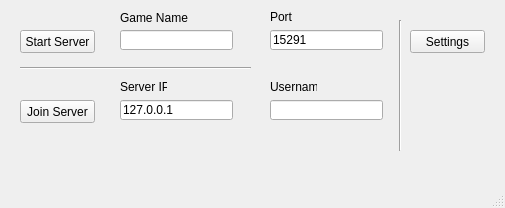
<?xml version="1.0" encoding="UTF-8"?>
<ui version="4.0">
 <class>MainWindow</class>
 <widget class="QMainWindow" name="MainWindow">
  <property name="geometry">
   <rect>
    <x>0</x>
    <y>0</y>
    <width>505</width>
    <height>208</height>
   </rect>
  </property>
  <property name="windowTitle">
   <string>TimeZone</string>
  </property>
  <widget class="QWidget" name="centralwidget">
   <widget class="QPushButton" name="joinServerButton">
    <property name="geometry">
     <rect>
      <x>20</x>
      <y>100</y>
      <width>75</width>
      <height>23</height>
     </rect>
    </property>
    <property name="text">
     <string>Join Server</string>
    </property>
   </widget>
   <widget class="QPushButton" name="startServerButton">
    <property name="geometry">
     <rect>
      <x>20</x>
      <y>30</y>
      <width>75</width>
      <height>23</height>
     </rect>
    </property>
    <property name="text">
     <string>Start Server</string>
    </property>
   </widget>
   <widget class="QLineEdit" name="serverIPEdit">
    <property name="geometry">
     <rect>
      <x>120</x>
      <y>100</y>
      <width>113</width>
      <height>20</height>
     </rect>
    </property>
    <property name="text">
     <string>127.0.0.1</string>
    </property>
   </widget>
   <widget class="QLabel" name="label">
    <property name="geometry">
     <rect>
      <x>120</x>
      <y>80</y>
      <width>47</width>
      <height>13</height>
     </rect>
    </property>
    <property name="text">
     <string>Server IP</string>
    </property>
   </widget>
   <widget class="QLineEdit" name="usernameEdit">
    <property name="geometry">
     <rect>
      <x>270</x>
      <y>100</y>
      <width>113</width>
      <height>20</height>
     </rect>
    </property>
    <property name="text">
     <string/>
    </property>
    <property name="clearButtonEnabled">
     <bool>false</bool>
    </property>
   </widget>
   <widget class="QLabel" name="label_2">
    <property name="geometry">
     <rect>
      <x>270</x>
      <y>80</y>
      <width>47</width>
      <height>13</height>
     </rect>
    </property>
    <property name="text">
     <string>Username</string>
    </property>
   </widget>
   <widget class="QLabel" name="label_3">
    <property name="geometry">
     <rect>
      <x>120</x>
      <y>10</y>
      <width>71</width>
      <height>16</height>
     </rect>
    </property>
    <property name="text">
     <string>Game Name</string>
    </property>
   </widget>
   <widget class="QLineEdit" name="gameNameEdit">
    <property name="geometry">
     <rect>
      <x>120</x>
      <y>30</y>
      <width>113</width>
      <height>20</height>
     </rect>
    </property>
    <property name="text">
     <string/>
    </property>
   </widget>
   <widget class="Line" name="line">
    <property name="geometry">
     <rect>
      <x>20</x>
      <y>60</y>
      <width>231</width>
      <height>16</height>
     </rect>
    </property>
    <property name="orientation">
     <enum>Qt::Horizontal</enum>
    </property>
   </widget>
   <widget class="QLabel" name="label_4">
    <property name="geometry">
     <rect>
      <x>270</x>
      <y>10</y>
      <width>47</width>
      <height>13</height>
     </rect>
    </property>
    <property name="text">
     <string>Port</string>
    </property>
   </widget>
   <widget class="QLineEdit" name="portEdit">
    <property name="geometry">
     <rect>
      <x>270</x>
      <y>30</y>
      <width>113</width>
      <height>20</height>
     </rect>
    </property>
    <property name="text">
     <string>15291</string>
    </property>
   </widget>
   <widget class="QPushButton" name="settingsButton">
    <property name="geometry">
     <rect>
      <x>410</x>
      <y>30</y>
      <width>75</width>
      <height>23</height>
     </rect>
    </property>
    <property name="text">
     <string>Settings</string>
    </property>
   </widget>
   <widget class="Line" name="line_2">
    <property name="geometry">
     <rect>
      <x>390</x>
      <y>20</y>
      <width>20</width>
      <height>131</height>
     </rect>
    </property>
    <property name="orientation">
     <enum>Qt::Vertical</enum>
    </property>
   </widget>
  </widget>
  <widget class="QMenuBar" name="menubar">
   <property name="geometry">
    <rect>
     <x>0</x>
     <y>0</y>
     <width>505</width>
     <height>21</height>
    </rect>
   </property>
  </widget>
  <widget class="QStatusBar" name="statusbar"/>
 </widget>
 <resources/>
 <connections/>
</ui>
